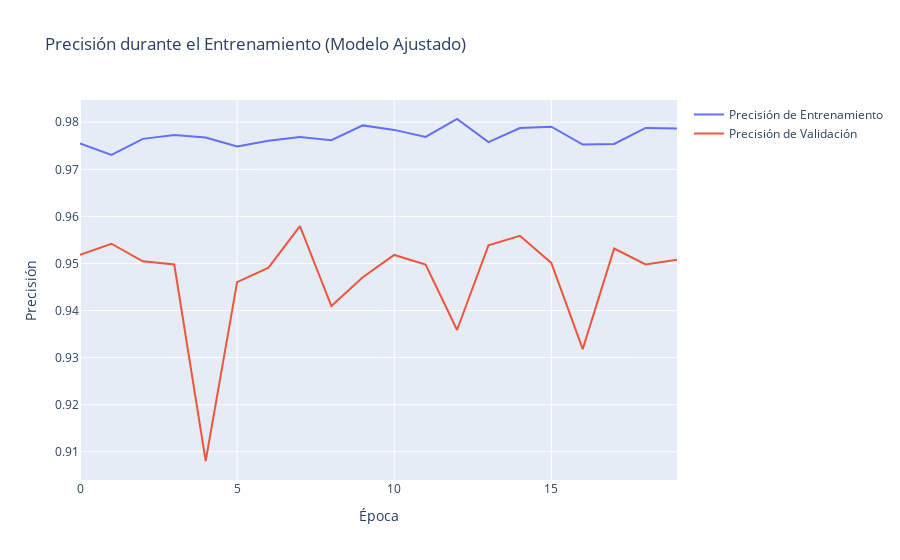
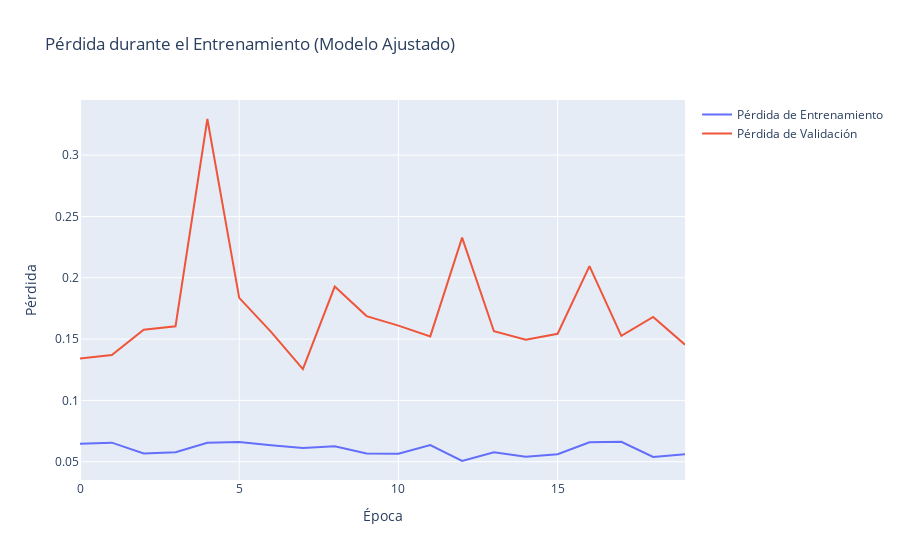

The notebook cell saved with these charts, in order:
### Markdown cell above
Después del ajuste de hiperparámetros en el modelo, obtuvimos una precisión en el conjunto de prueba de 95.08%. A lo largo de las 20 épocas de entrenamiento, observamos una mejora constante tanto en la precisión como en la pérdida del modelo. La precisión de validación se mantuvo alta y estable, oscilando alrededor del 95%, lo cual demuestra que el modelo no presenta problemas de sobreajuste significativo. Este aumento en la precisión frente a la versión inicial del modelo sugiere que el ajuste de hiperparámetros fue exitoso, optimizando el desempeño en el conjunto de datos de prueba y fortaleciendo la capacidad del modelo para clasificar actividades humanas con gran precisión.

### Code cell
# Gráfica de precisión
fig_accuracy = go.Figure()
fig_accuracy.add_trace(go.Scatter(y=history.history['accuracy'], mode='lines', name='Precisión de Entrenamiento'))
fig_accuracy.add_trace(go.Scatter(y=history.history['val_accuracy'], mode='lines', name='Precisión de Validación'))
fig_accuracy.update_layout(title='Precisión durante el Entrenamiento (Modelo Ajustado)',
                           xaxis_title='Época', yaxis_title='Precisión')
fig_accuracy.show()

# Gráfica de pérdida
fig_loss = go.Figure()
fig_loss.add_trace(go.Scatter(y=history.history['loss'], mode='lines', name='Pérdida de Entrenamiento'))
fig_loss.add_trace(go.Scatter(y=history.history['val_loss'], mode='lines', name='Pérdida de Validación'))
fig_loss.update_layout(title='Pérdida durante el Entrenamiento (Modelo Ajustado)',
                       xaxis_title='Época', yaxis_title='Pérdida')
fig_loss.show()

### Figure 1 — Plotly figure (JSON) as saved in the notebook; plotly's stock layout.template omitted (floating-point values rounded to 4 significant figures)
{"data": [{"mode": "lines", "name": "Precisión de Entrenamiento", "type": "scatter", "y": [0.9755, 0.9731, 0.9765, 0.9773, 0.9767, 0.9748, 0.9761, 0.9769, 0.9762, 0.9793, 0.9784, 0.9769, 0.9807, 0.9758, 0.9788, 0.9791, 0.9752, 0.9754, 0.9788, 0.9786]}, {"mode": "lines", "name": "Precisión de Validación", "type": "scatter", "y": [0.9518, 0.9542, 0.9505, 0.9498, 0.908, 0.946, 0.9491, 0.9579, 0.941, 0.9471, 0.9518, 0.9498, 0.9359, 0.9539, 0.9559, 0.9501, 0.9318, 0.9532, 0.9498, 0.9508]}], "layout": {"title": {"text": "Precisión durante el Entrenamiento (Modelo Ajustado)"}, "xaxis": {"title": {"text": "Época"}}, "yaxis": {"title": {"text": "Precisión"}}}}

### Figure 2 — Plotly figure (JSON) as saved in the notebook; plotly's stock layout.template omitted (floating-point values rounded to 4 significant figures)
{"data": [{"mode": "lines", "name": "Pérdida de Entrenamiento", "type": "scatter", "y": [0.06467, 0.06554, 0.05679, 0.0577, 0.06539, 0.06601, 0.06347, 0.06126, 0.06269, 0.05679, 0.05651, 0.06364, 0.05059, 0.05774, 0.05402, 0.05606, 0.0659, 0.06628, 0.05394, 0.056]}, {"mode": "lines", "name": "Pérdida de Validación", "type": "scatter", "y": [0.1343, 0.137, 0.1577, 0.1605, 0.3295, 0.1837, 0.1559, 0.1255, 0.1928, 0.1687, 0.161, 0.1522, 0.2328, 0.1564, 0.1495, 0.1543, 0.2096, 0.1526, 0.1681, 0.1454]}], "layout": {"title": {"text": "Pérdida durante el Entrenamiento (Modelo Ajustado)"}, "xaxis": {"title": {"text": "Época"}}, "yaxis": {"title": {"text": "Pérdida"}}}}
